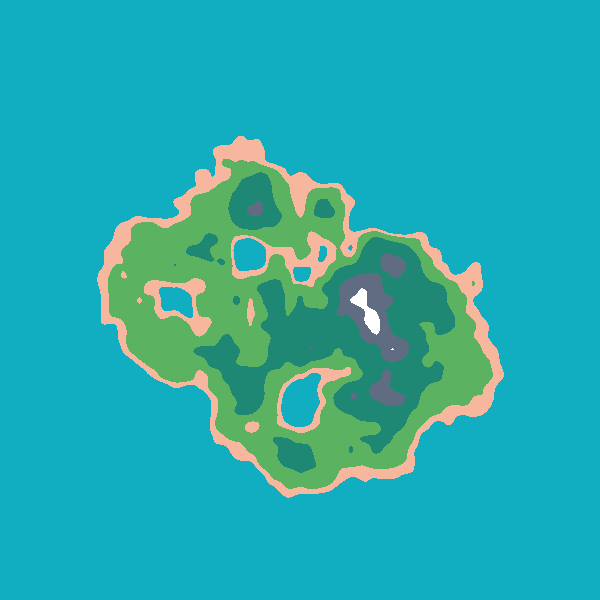
Frame 1 (no input)
Frame 60 (no input): identical to frame 1, image omitted
Frame 120 (the mouse pressed at the canvas centre since frame 60): identical to frame 1, image omitted

The p5.js sketch that drew this single still picture (run headless with seeded random() and noise() and a simulated clock; from frame 60 on, the mouse is pressed at the canvas centre):

// p5.js sketch
// ── sketch.js
let frequency = 0.005;
let threshold = 0.2;
let island = true;

let frequencySlider;
let thresholdSlider;
let islandButton;

let oceanColor  = [17,173,193];
let sandColor   = [247,182,158];
let grassColor  = [91,179,97];
let forestColor = [30,136,117];
let rockColor   = [96,108,129];
let snowColor   = [255, 255, 255];

function setup() {
  createCanvas(600, 600);
  background(255);
  
  frequencySlider = createSlider(0.001, 0.05, 0.01, 0.0001);
  frequencySlider.position(20, height + 30);
  let frequencyLabel = createP('- Amplitude');
  frequencyLabel.position(160, height + 15);
  
  thresholdSlider = createSlider(0, 1, 0.2, 0.01);
  thresholdSlider.position(20, height + 60);
  let thresholdLabel = createP('- Threshold');
  thresholdLabel.position(160, height + 45);
  
  islandButton = createButton('Toggle Island Mode');
  islandButton.position(20, height + 90);
  islandButton.mousePressed(() => {
    
    island = ! island;
    generateNoiseTexture();
    
  });
  
  generateNoiseTexture();
}

function draw() {
  
  if (frequencySlider.value() != frequency) {
    
    frequency = frequencySlider.value();
    generateNoiseTexture();
    
  }
  
  if (thresholdSlider.value() != threshold) {
    
    threshold = thresholdSlider.value();
    generateNoiseTexture();
    
  }
    
}

function generateNoiseTexture() {
  
  let min = 1;
  let max = 0;
  let noiseArray = [];
  
  // generate the array of heights, saving the min and the max
  for(let x = 0; x < width; x ++) {
    noiseArray.push([]);
    for(let y = 0; y < height; y ++) {
      let height = generateHeight(x, y);
      
      noiseArray[x].push(height);
      
      if (height < min) {
        min = height;
      } else if (height > max) {
        max = height;
      }
      
    }
  }
  
  // normalize the array of heights 
  for(let x = 0; x < width; x ++) {
    for(let y = 0; y < height; y ++) {
      
      noiseArray[x][y] = map(noiseArray[x][y], min, max, 0, 1);
      
    }
  }
  
  // render the array of heights
  loadPixels();
  
  let i = 0;
  
  for(let x = 0; x < width; x ++) {
    for(let y = 0; y < height; y ++) {
      let height = noiseArray[x][y];
      
      if (height < 0.1) {
        colorPixel(oceanColor, i);
      } else if (height < 0.2) {
        colorPixel(sandColor, i);
      } else if (height < 0.4) {
        colorPixel(grassColor, i);
      } else if (height < 0.7) {
        colorPixel(forestColor, i);
      } else if (height < 0.92) {
        colorPixel(rockColor, i);
      } else {
        colorPixel(snowColor, i);
      }
      
      i += 4;
    }
  }
  
  updatePixels();
  
}

function generateHeight(x, y) {
  let h = noise(x * frequency, y * frequency);
  
  // if generating an island discount the height
  if (island) {
    
    let d = p5.Vector.dist(createVector(x, y), createVector(width / 2, height / 2));
    d /= width / 2;
    d = 1 - d;
    
    h *= d;
    
  }
  
  // subtract the threshold
  h = max(0, h - threshold);
  h /= (1 - threshold);
  
  return h;
}

function colorPixel(c, i) {
  pixels[i + 0] = c[0];
  pixels[i + 1] = c[1];
  pixels[i + 2] = c[2];
}
